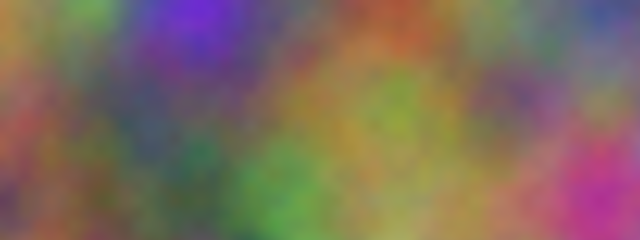
Frame 1 (no input)
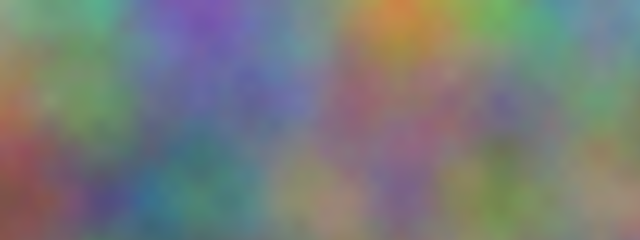
Frame 60 (no input)
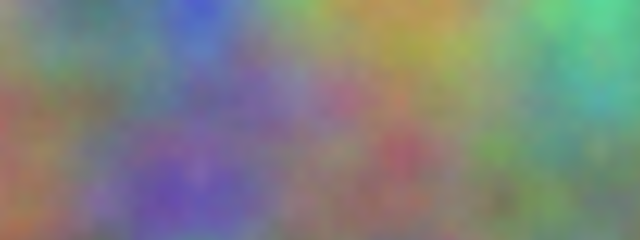
Frame 120 (the mouse pressed at the canvas centre since frame 60)

The p5.js sketch that drew these frames (run headless with seeded random() and noise() and a simulated clock; from frame 60 on, the mouse is pressed at the canvas centre):

// p5.js sketch
// ── sketch.js
// Exercise 0.9: Animate the 2D Noise
//
// Add a third argument to noise() that increments once per cycle
// through draw() to animate the 2D noise.
//
// This version samples noise THREE times per pixel — once for each
// RGB channel — at different positions in the noise field. Because
// each channel reads from a different region, the three colors morph
// independently while all sharing the same time dimension t.

let t = 0.0;

function setup() {
  createCanvas(640, 240);
  noiseDetail(5, 0.5);
}

function draw() {
  loadPixels();
  let xoff = 0.0;
  for (let x = 0; x < width; x++) {
    let yoff = 0.0;
    for (let y = 0; y < height; y++) {
      // Three independent noise samples, offset in the noise field
      const r = noise(xoff,         yoff,         t) * 255;
      const g = noise(xoff + 1000,  yoff + 1000,  t) * 255;
      const b = noise(xoff + 2000,  yoff + 2000,  t) * 255;

      set(x, y, color(r, g, b));

      yoff += 0.005;
    }
    xoff += 0.005;
  }
  updatePixels();
  t += 0.01;
}
